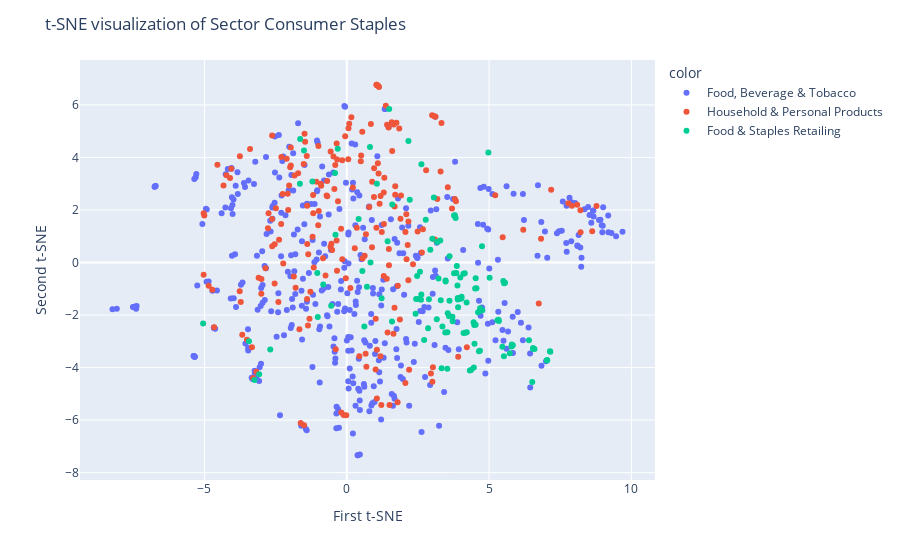
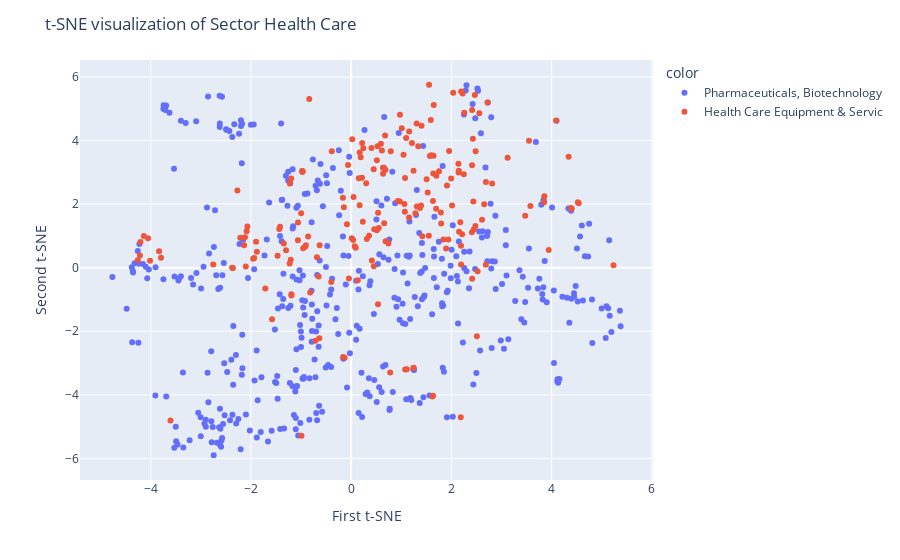
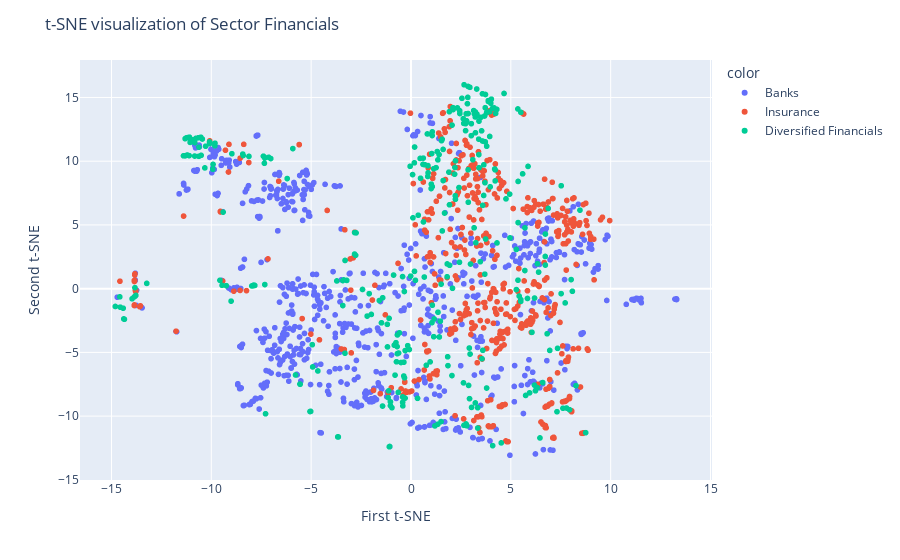
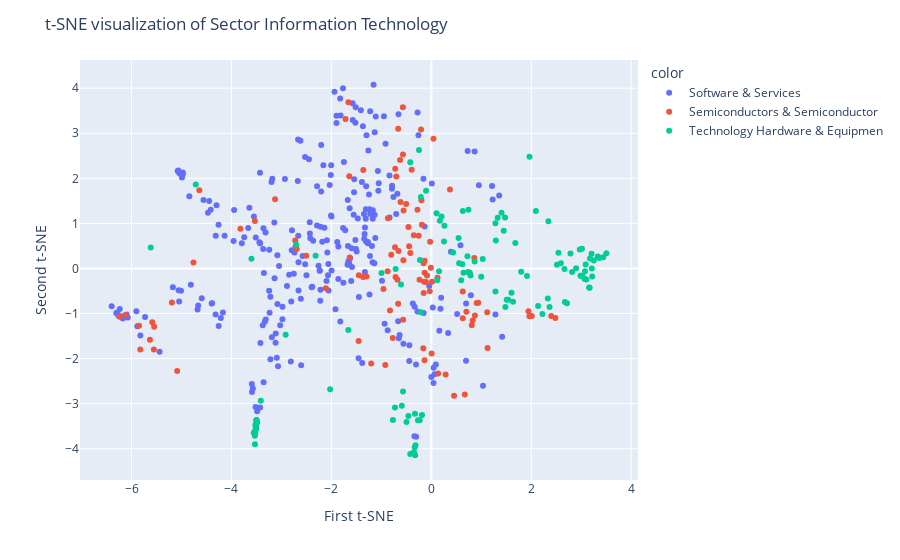

The notebook cell saved with these charts, in order:
### Markdown cell above
# 4. Which sectors are the most heterogenous? (Look at the clusters formed by industry groups per sector – use t-SNE to visualize)

### Code cell
sectors = df_clean["GICS_SECTOR_NAME"].unique().tolist()

categorical_features_ordinal = []
categorical_features_one_hot = ['ANALYST', 'BROKER', 'BBTICKER']
numerical_features = ['RATING', 'TARGET_PRICE']

clean_pipeline = Pipeline([
    ('clean_pipeline', get_pipeline_clean_encode_only(categorical_features_one_hot, categorical_features_ordinal, numerical_features)),
    ('standard_scaler', StandardScaler()),
    ('PCA', PCA(n_components=5)),
    ('tsne', TSNE(n_components=2, perplexity=195, random_state=RANDOM_STATE))
])

for s in sectors:
    df_by_sector = df_clean[df_clean["GICS_SECTOR_NAME"] == s].copy()
    cols = df_by_sector['GICS_INDUSTRY_GROUP_NAME'].tolist()

    X_tsne = clean_pipeline.fit_transform(df_by_sector.copy())

    print(clean_pipeline['tsne'].kl_divergence_)

    fig = px.scatter(x=X_tsne[:, 0], y=X_tsne[:, 1], color=cols)
    fig.update_layout(
        title="t-SNE visualization of Sector " + s,
        xaxis_title="First t-SNE",
        yaxis_title="Second t-SNE",
    )
    fig.show()

### Figure 1 — Plotly figure (JSON) as saved in the notebook; plotly's stock layout.template omitted (floating-point values rounded to 4 significant figures; data arrays with more than 128 entries replaced by an {"elided": "..."} marker saying what was removed)
{"data": [{"hovertemplate": "color=Food, Beverage & Tobacco<br>x=%{x}<br>y=%{y}<extra></extra>", "legendgroup": "Food, Beverage & Tobacco", "marker": {"color": "#636efa", "symbol": "circle"}, "mode": "markers", "name": "Food, Beverage & Tobacco", "orientation": "v", "showlegend": true, "type": "scatter", "x": {"elided": "411 float values"}, "xaxis": "x", "y": {"elided": "411 float values"}, "yaxis": "y"}, {"hovertemplate": "color=Household & Personal Products<br>x=%{x}<br>y=%{y}<extra></extra>", "legendgroup": "Household & Personal Products", "marker": {"color": "#EF553B", "symbol": "circle"}, "mode": "markers", "name": "Household & Personal Products", "orientation": "v", "showlegend": true, "type": "scatter", "x": {"elided": "208 float values"}, "xaxis": "x", "y": {"elided": "208 float values"}, "yaxis": "y"}, {"hovertemplate": "color=Food & Staples Retailing<br>x=%{x}<br>y=%{y}<extra></extra>", "legendgroup": "Food & Staples Retailing", "marker": {"color": "#00cc96", "symbol": "circle"}, "mode": "markers", "name": "Food & Staples Retailing", "orientation": "v", "showlegend": true, "type": "scatter", "x": [3.593, 4.323, 4.104, 5.293, 5.787, -0.4128, 4.487, 3.461, 4.707, 3.006, 4.478, 4.509, 4.145, 4.027, 0.6194, 3.899, 5.562, 3.767, 3.989, 5.728, 2.437, 6.546, 7.138, -0.5462, -2.688, -3.241, 2.858, 3.532, 1.437, 4.614, 3.609, -1.646, 2.473, 3.472, 3.722, -1.018, 5.521, 1.59, 3.303, 4.975, -1.035, 0.4173, 6.517, 5.018, 2.719, 2.418, -3.077, -1.207, -5.046, 2.775, 2.887, 0.7105, 2.572, -3.436, 2.623, 4.529, 3.163, 3.331, 3.912, 0.8168, -1.502, 0.8341, 5.467, 3.472, -1.635, 0.5477, -0.3962, 1.058, 3.224, 4.751, 2.213, 2.62, 1.599, 1.225, 3.889, 6.401, 2.935, 3.061, -0.826, -0.3168, 3.612, 2.166, 1.491, 5.343, 4.464, 4.679, 3.362, 4.216, 4.684, 3.768, 5.527, 4.21, 3.899, 3.824, 4.098, 3.712, 4.456, 3.177, 6.596, 2.608, 7.15, 4.161, 5.332, 4.366, 5.799, 4.643, 4.762, 3.285, 3.549, 5.5, 4.558, 4.033, 3.963, 4.526, 3.534, 3.8, 3.867, 6.544, 2.525, 3.848, 7.031, 5.834, 7.042, 7.032], "xaxis": "x", "y": [-2.05, -4.107, -2.684, -2.194, -3.199, 3.407, -3.088, -2.662, -1.829, 0.9069, -2.376, -0.9859, -0.4104, -1.368, -2.435, -1.41, -0.7668, 1.791, -0.5664, -3.455, -1.393, -3.29, -3.378, -1.648, -3.314, -4.468, -2.5, -4.041, 0.8129, -1.893, -1.452, 3.002, -0.517, -0.7205, -2.237, -2.073, -3.57, -2.246, -1.437, 4.187, -0.4024, 1.655, -4.545, -0.5834, -2.95, -1.946, -4.252, 3.087, -2.32, 1.624, -1.395, -0.9195, -0.3473, -2.997, 3.743, -0.5981, -2.163, -4.03, -1.703, 4.4, 4.262, -0.002102, -3.204, -0.6857, 4.705, -0.3251, 1.055, 2.999, -0.6119, 0.6204, 2.388, -1.222, 2.213, -1.359, -0.871, -2.959, 0.4901, 2.478, -0.8398, 4.326, 0.2423, 4.624, 5.847, -2.227, -3.999, -3.355, -2.437, -2.656, -1.745, -0.4122, -0.7932, -1.522, -1.35, 1.694, -0.4312, -2.063, -2.27, 0.7825, -3.288, -1.42, -3.398, -2.675, -2.183, -4.094, -3.121, -3.375, -1.822, 0.837, -1.93, -0.7016, -0.9757, -1.307, -1.392, -2.373, -2.652, 1.797, -0.1295, -3.257, -1.388, -0.3971, -3.716, -3.151, -3.725, -3.718], "yaxis": "y"}], "layout": {"legend": {"title": {"text": "color"}, "tracegroupgap": 0}, "margin": {"t": 60}, "title": {"text": "t-SNE visualization of Sector Consumer Staples"}, "xaxis": {"anchor": "y", "domain": [0, 1], "title": {"text": "First t-SNE"}}, "yaxis": {"anchor": "x", "domain": [0, 1], "title": {"text": "Second t-SNE"}}}}

### Figure 2 — Plotly figure (JSON) as saved in the notebook; plotly's stock layout.template omitted (floating-point values rounded to 4 significant figures; data arrays with more than 128 entries replaced by an {"elided": "..."} marker saying what was removed)
{"data": [{"hovertemplate": "color=Pharmaceuticals, Biotechnology<br>x=%{x}<br>y=%{y}<extra></extra>", "legendgroup": "Pharmaceuticals, Biotechnology", "marker": {"color": "#636efa", "symbol": "circle"}, "mode": "markers", "name": "Pharmaceuticals, Biotechnology", "orientation": "v", "showlegend": true, "type": "scatter", "x": {"elided": "443 float values"}, "xaxis": "x", "y": {"elided": "443 float values"}, "yaxis": "y"}, {"hovertemplate": "color=Health Care Equipment & Servic<br>x=%{x}<br>y=%{y}<extra></extra>", "legendgroup": "Health Care Equipment & Servic", "marker": {"color": "#EF553B", "symbol": "circle"}, "mode": "markers", "name": "Health Care Equipment & Servic", "orientation": "v", "showlegend": true, "type": "scatter", "x": {"elided": "201 float values"}, "xaxis": "x", "y": {"elided": "201 float values"}, "yaxis": "y"}], "layout": {"legend": {"title": {"text": "color"}, "tracegroupgap": 0}, "margin": {"t": 60}, "title": {"text": "t-SNE visualization of Sector Health Care"}, "xaxis": {"anchor": "y", "domain": [0, 1], "title": {"text": "First t-SNE"}}, "yaxis": {"anchor": "x", "domain": [0, 1], "title": {"text": "Second t-SNE"}}}}

### Figure 3 — Plotly figure (JSON) as saved in the notebook; plotly's stock layout.template omitted (floating-point values rounded to 4 significant figures; data arrays with more than 128 entries replaced by an {"elided": "..."} marker saying what was removed)
{"data": [{"hovertemplate": "color=Banks<br>x=%{x}<br>y=%{y}<extra></extra>", "legendgroup": "Banks", "marker": {"color": "#636efa", "symbol": "circle"}, "mode": "markers", "name": "Banks", "showlegend": true, "type": "scattergl", "x": {"elided": "767 float values"}, "xaxis": "x", "y": {"elided": "767 float values"}, "yaxis": "y"}, {"hovertemplate": "color=Insurance<br>x=%{x}<br>y=%{y}<extra></extra>", "legendgroup": "Insurance", "marker": {"color": "#EF553B", "symbol": "circle"}, "mode": "markers", "name": "Insurance", "showlegend": true, "type": "scattergl", "x": {"elided": "497 float values"}, "xaxis": "x", "y": {"elided": "497 float values"}, "yaxis": "y"}, {"hovertemplate": "color=Diversified Financials<br>x=%{x}<br>y=%{y}<extra></extra>", "legendgroup": "Diversified Financials", "marker": {"color": "#00cc96", "symbol": "circle"}, "mode": "markers", "name": "Diversified Financials", "showlegend": true, "type": "scattergl", "x": {"elided": "334 float values"}, "xaxis": "x", "y": {"elided": "334 float values"}, "yaxis": "y"}], "layout": {"legend": {"title": {"text": "color"}, "tracegroupgap": 0}, "margin": {"t": 60}, "title": {"text": "t-SNE visualization of Sector Financials"}, "xaxis": {"anchor": "y", "domain": [0, 1], "title": {"text": "First t-SNE"}}, "yaxis": {"anchor": "x", "domain": [0, 1], "title": {"text": "Second t-SNE"}}}}

### Figure 4 — Plotly figure (JSON) as saved in the notebook; plotly's stock layout.template omitted (floating-point values rounded to 4 significant figures; data arrays with more than 128 entries replaced by an {"elided": "..."} marker saying what was removed)
{"data": [{"hovertemplate": "color=Software & Services<br>x=%{x}<br>y=%{y}<extra></extra>", "legendgroup": "Software & Services", "marker": {"color": "#636efa", "symbol": "circle"}, "mode": "markers", "name": "Software & Services", "orientation": "v", "showlegend": true, "type": "scatter", "x": {"elided": "280 float values"}, "xaxis": "x", "y": {"elided": "280 float values"}, "yaxis": "y"}, {"hovertemplate": "color=Semiconductors & Semiconductor<br>x=%{x}<br>y=%{y}<extra></extra>", "legendgroup": "Semiconductors & Semiconductor", "marker": {"color": "#EF553B", "symbol": "circle"}, "mode": "markers", "name": "Semiconductors & Semiconductor", "orientation": "v", "showlegend": true, "type": "scatter", "x": [-0.1551, -1.451, 1.964, 0.04281, -0.1084, -0.6638, -1.298, -0.5591, -0.3931, -4.76, -0.6775, 0.8272, -0.4197, 0.8095, 0.005625, -0.1885, -5.548, -0.2769, -0.1337, 0.3729, -0.02396, -0.3519, -0.5646, -5.632, -6.241, -5.193, -0.6256, -6.116, 0.124, -5.85, -5.553, -5.585, -3.127, -0.1976, -5.087, 0.9387, 2.483, -5.825, 1.125, 0.2865, -1.361, -0.664, -1.633, -0.5694, -0.5553, -1.717, -0.1606, 2.01, -0.08702, -0.2057, -0.1466, -0.7224, 0.7708, -0.7264, 0.6703, -3.531, -0.4582, 0.9081, -0.8275, -0.2531, 1.118, -0.5681, -0.009614, -1.203, -0.03129, -0.7157, -0.616, 0.4548, -0.5038, -1.455, -2.723, 2.401, -1.642, -1.66, -0.7722, 0.01414, 0.6292, -2.503, 1.944, -0.2365, -4.643, -0.9585, -3.821, 0.8725, -0.7021, -0.4441, -0.1358, -0.8746, -0.1338, 0.8599, -0.1533, -0.6559, -1.365, 0.6289, -0.9209, -2.113, -0.8686, -2.694, -0.8023, 0.7007, 0.1366], "xaxis": "x", "y": [0.1138, -0.1494, -1.062, 2.877, -0.3026, -0.7852, -0.1808, 0.1835, 2.189, 0.1314, -0.2495, -1.155, 0.3409, -1.26, -1.885, 0.9695, -1.294, 1.3, -0.09343, 1.75, 0.5901, 0.7348, -1.137, -1.584, -1.07, -0.7563, 2.405, -1.035, -0.2063, -1.27, -1.798, -1.196, 1.535, 1.512, -2.276, -0.7595, -1.099, -1.797, -1.765, -2.354, 2.186, 3.1, 0.2434, 3.575, 1.287, 3.315, -1.772, -1.054, -0.1544, 3.082, -0.2925, 2.214, -0.1052, 0.4695, -2.798, 1.054, 0.9177, -0.7637, -0.9353, 0.7261, -0.9739, 2.53, 0.01386, -2.11, -0.5054, -0.192, 1.472, -2.822, 1.431, -1.612, 0.6213, -1.053, 2.047, 3.687, -1.542, -0.2952, -1.105, 0.2809, -0.9476, -0.252, 1.734, -0.4562, 0.8818, -1.041, 2.04, 0.4925, -2.039, -0.06275, 0.1695, 0.2348, -0.544, 0.3897, -0.1895, -0.5096, -2.14, -0.4388, 1.115, 0.4318, 0.3041, -0.9611, -2.332], "yaxis": "y"}, {"hovertemplate": "color=Technology Hardware & Equipmen<br>x=%{x}<br>y=%{y}<extra></extra>", "legendgroup": "Technology Hardware & Equipmen", "marker": {"color": "#00cc96", "symbol": "circle"}, "mode": "markers", "name": "Technology Hardware & Equipmen", "orientation": "v", "showlegend": true, "type": "scatter", "x": [1.914, 0.5567, 2.366, 0.785, 1.482, 1.636, -0.1052, 3.102, 3.029, 1.029, 0.4361, 2.972, -0.2471, 0.1169, 0.9988, -0.9973, 0.723, 3.169, 0.1542, 1.605, 0.2051, 3.22, 0.261, 2.665, 3.076, 2.897, 0.7423, 0.7627, -0.6067, 2.715, 2.223, 1.283, 0.5454, 2.331, 0.6441, 0.2529, 0.7359, -2.316, 2.784, 1.797, -0.4218, -0.2099, 0.8671, 3.068, -0.2282, 1.54, 0.5969, 0.1049, 0.621, 0.6297, 2.989, 3.157, 2.514, 2.989, 1.509, 2.544, 2.817, -4.714, 0.1718, 1.681, -0.7143, 2.674, -0.2096, -2.705, 3.212, -1.662, 2.137, 3.205, 1.283, 2.093, 1.476, 3.088, 3.014, 3.252, 2.593, 3.364, 2.342, 3.176, 1.449, 1.328, 3.331, 3.439, 1.406, -3.6, 3.503, -3.554, -3.524, -3.521, -3.509, -3.53, -3.513, 1.965, -3.518, -3.533, -3.506, -3.51, -3.414, -3.502, -3.51, -3.507, -2.915, -2.026, -0.5907, -0.2678, -0.4594, -0.3537, -0.7685, -5.617, -0.3322, -0.4224, -0.3164, -0.4965, -0.3267, -0.3495, -0.234, -0.3241, -0.5665, -0.7287, -0.3496, 1.29, -0.1872], "xaxis": "x", "y": [-0.1657, 0.1154, -0.8536, -0.1561, -0.8541, -0.7367, 1.724, -0.2455, -0.179, 0.2094, 0.3528, 0.4217, 2.629, -0.2593, -0.1862, -0.1024, 0.2712, -0.4252, -0.06387, -0.5389, 1.153, -0.179, 0.9469, -0.01204, -0.06257, 0.007213, 1.303, -0.0949, -0.357, -0.7726, -1.012, -0.5122, 0.678, -0.6669, -0.0963, 0.5979, -0.07953, 0.282, 0.3328, -0.07128, 2.357, 1.586, 0.1531, -0.2325, 0.1885, -0.6969, -0.263, 1.223, 0.09513, 1.274, -0.1599, -0.4249, 0.08058, -0.1635, -0.6967, 0.3513, -0.07651, 1.862, 1.056, 0.5627, -0.009409, -0.7467, -0.973, 0.5248, 0.0008207, -1.363, -0.8326, 0.3246, 1.005, 1.273, 1.129, 0.08657, 0.4388, 0.1782, 0.1143, 0.2335, 1.047, 0.2204, 0.8353, 1.125, 0.2681, 0.2488, 1.235, 0.2144, 0.3381, -3.643, -3.657, -3.478, -3.509, -3.901, -3.463, 2.481, -3.56, -3.709, -3.368, -3.514, -2.937, -3.446, -3.569, -3.486, -1.472, -2.681, -3.044, -3.368, -3.272, -4.092, -3.361, 0.4642, -3.97, -4.115, -3.925, -3.409, -3.222, -4.084, -3.367, -4.145, -2.728, -3.087, -4.085, 0.6223, -3.251], "yaxis": "y"}], "layout": {"legend": {"title": {"text": "color"}, "tracegroupgap": 0}, "margin": {"t": 60}, "title": {"text": "t-SNE visualization of Sector Information Technology"}, "xaxis": {"anchor": "y", "domain": [0, 1], "title": {"text": "First t-SNE"}}, "yaxis": {"anchor": "x", "domain": [0, 1], "title": {"text": "Second t-SNE"}}}}
